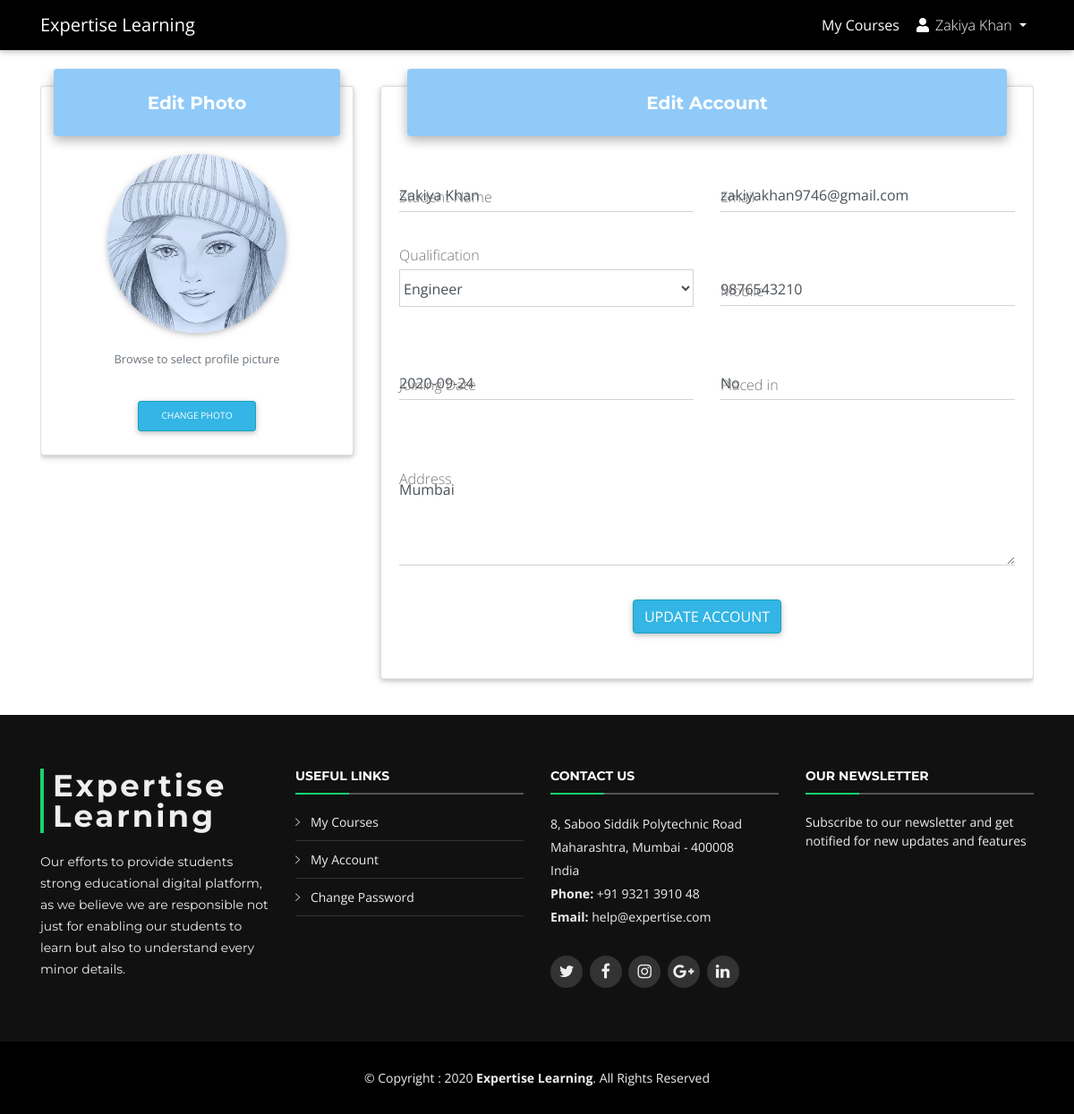
The page /student/myaccount.php (signed in) on the database its author committed.
### tables this page shows
CREATE TABLE `student` (
  `id` int(11) NOT NULL,
  `name` varchar(120) NOT NULL,
  `profilePic` varchar(255) NOT NULL,
  `email` varchar(255) NOT NULL,
  `mobile` bigint(20) NOT NULL,
  `qualification` varchar(120) NOT NULL,
  `address` varchar(255) NOT NULL,
  `joiningDate` date NOT NULL DEFAULT current_timestamp(),
  `placement` varchar(120) NOT NULL DEFAULT 'No',
  `password` varchar(255) NOT NULL,
  `disable` tinyint(4) NOT NULL DEFAULT 0
);

### student/myaccount.php (the view, shortened to what this page needs)
<?php
  require '../backend.php';
  if(isset($_SESSION['student_id']))
  {
  	$id=$_SESSION['student_id'];
  }
  else
  {
    header("Location: ../index.php");
  }
?>
<!DOCTYPE html>
<html lang="en">
<head>
  <link rel="stylesheet" href="https://use.fontawesome.com/releases/v5.11.2/css/all.css">
  <link href="../assets/css/bootstrap.min.css" rel="stylesheet">
  <link href="../assets/css/mdb.min.css" rel="stylesheet">
  <link rel="stylesheet" type="text/css" href="../assets/css/addons/datatables.min.css">
  <link rel="stylesheet" href="../assets/css/addons/datatables-select.min.css">
  <link href="../assets/vendor/bootstrap/css/bootstrap.min.css" rel="stylesheet">
  <link href="../assets/vendor/icofont/icofont.min.css" rel="stylesheet">
  <link href="../assets/vendor/font-awesome/css/font-awesome.min.css" rel="stylesheet">
  <link href="../assets/vendor/ionicons/css/ionicons.min.css" rel="stylesheet">
  <link href="../assets/vendor/animate.css/animate.min.css" rel="stylesheet">
  <link href="../assets/vendor/venobox/venobox.css" rel="stylesheet">
  <link href="../assets/vendor/owl.carousel/assets/owl.carousel.min.css" rel="stylesheet">
  <link href="../assets/vendor/aos/aos.css" rel="stylesheet">
  <link href="../assets/css/style.css" rel="stylesheet">
</head>
<body class="animated">
  <?php include_once('includes/header.php'); ?>
  <?php
    $query = mysqli_query($con, "SELECT * FROM student WHERE id = '$id'");
    $res = mysqli_fetch_array($query);
  ?>
  <main>
    <div class="container py-3">
      <section class="section">
        <div class="row">
          <div class="col-lg-4 mb-4">
            <div class="card card-cascade narrower wow animated flipInY" data-wow-delay="0.3s">
              <div class="view view-cascade gradient-card-header blue lighten-3">
                <h5 class="mb-0 font-weight-bold">Edit Photo</h5>
              </div>
              <div class="card-body card-body-cascade text-center">
                <img src="../assets/img/profile/<?php echo $res['profilePic']; ?>" alt="User Photo" class="z-depth-1 mb-3 mx-auto rounded-circle img-fluid" />
                <p class="text-muted"><small>Browse to select profile picture</small></p>
                <div class="row flex-center">
                  <button class="btn btn-info btn-rounded btn-sm" data-toggle="modal" data-target="#myModal">Change Photo</button><br>
                </div>
              </div>
            </div>
          </div>
          <div class="col-lg-8 mb-4 wow animated flipInX">
            <div class="card card-cascade narrower">
              <div class="view view-cascade gradient-card-header blue lighten-3">
                <h5 class="mb-0 font-weight-bold">Edit Account</h5>
              </div>
              <div class="card-body card-body-cascade text-center">
                <form method="post" action="../backend.php">
                  <div class="row">
                    <div class="col-md-6">
                      <div class="md-form mb-0">
                        <input type="text" id="form1" class="form-control validate" name="name" value="<?php echo $res['name']; ?>">
                        <label for="form1" data-error="wrong" data-success="right">Student Name</label>
                      </div>
                    </div>
                    <div class="col-md-6">
                      <div class="md-form mb-0">
                        <input type="email" id="form2" class="form-control validate" name="email" value="<?php echo $res['email']; ?>">
                        <label for="form2" data-error="wrong" data-success="right">Email</label>
                      </div>
                    </div>
                  </div>
                  <div class="row">
                    <div class="col-md-6">
                      <div class="md-form mb-0">
                        <label style="margin-top: -40px;">Qualification</label>
                        <select name="qualification" id="qualification" class="form-control" required>
                          <option value="<?php echo $res['qualification']; ?>"><?php echo $res['qualification']; ?></option>
                      </select>
                      </div>
                    </div>
                    <div class="col-md-6">
                      <div class="md-form mb-0">
                        <input type="text" id="form82" class="form-control validate" name="mobile" pattern="\d*" maxlength="10" value="<?php echo $res['mobile']; ?>">
                        <label for="form82" data-error="wrong" data-success="right">Mobile</label>
                      </div>
                    </div>
                  </div>
                  <div class="row">
                    <div class="col-md-6">
                      <div class="md-form mb-0">
                        <input type="text" id="form76" class="form-control validate" value="<?php echo $res['joiningDate']; ?>" disabled>
                        <label for="form76">Joining Date</label>
                      </div>
                    </div>
                    <div class="col-md-6">
                      <div class="md-form mb-0">
                        <input type="text" id="form77" class="form-control validate" value="<?php echo $res['placement']; ?>" disabled>
                        <label for="form77" data-error="wrong" data-success="right">Placed in</label>
                      </div>
                    </div>
                  </div>
                  <div class="row">
                    <div class="col-md-12">
                      <div class="md-form mb-0">
                        <textarea type="text" id="form78" name="address" class="md-textarea form-control" rows="3"><?php echo $res['address']; ?></textarea>
                        <label for="form78">Address</label>
                      </div>
                    </div>
                  </div>
                  <div class="row">
                    <div class="col-md-12 text-center my-4">
                      <input type="submit" value="Update Account" name="update_student" class="btn btn-info btn-rounded">
                    </div>
                  </div>
                </form>
              </div>
            </div>
          </div>
        </div>
      </section>
    </div>
  </main>
  <?php include_once('includes/footer.php'); ?>
</body>
</html>

### student/myaccount.php (style rules this page uses)
.card.card-cascade .view.gradient-card-header { padding: 1.1rem 1rem; }
.card.card-cascade .view { box-shadow: 0 5px 12px 0 rgba(0, 0, 0, 0.2), 0 2px 8px 0 rgba(0, 0, 0, 0.19); }
.img-fluid { width: 200px; height: 200px; }

### rows shown on the page
student: profilePic (picture), name "Zakiya Khan", email "zakiyakhan9746@gmail.com", qualification "Engineer", mobile "9876543210", joiningDate "2020-09-24", placement "No", address "Mumbai"

### other values the page prints
$name "Zakiya Khan"
